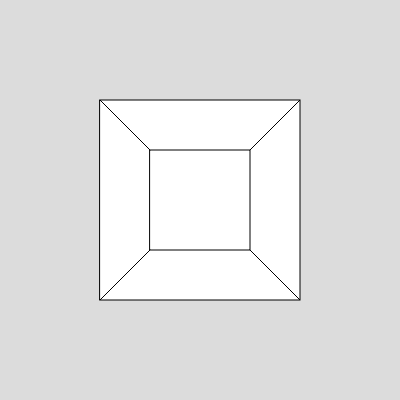
Frame 1 (no input)
Frame 60 (no input): identical to frame 1, image omitted
Frame 120 (the mouse pressed at the canvas centre since frame 60): identical to frame 1, image omitted

The p5.js sketch that drew this single still picture (run headless with seeded random() and noise() and a simulated clock; from frame 60 on, the mouse is pressed at the canvas centre):

// p5.js sketch
// ── sketch.js
function setup() {
  createCanvas(400, 400);
}

function draw() {
  background(220);
  rect(100, 100, 200, 200);
  rect(150, 150, 100, 100);
  line(100, 100, 150, 150);
  line(300, 100, 250, 150);
  line(100, 300, 150, 250);
  line(300, 300, 250, 250);
}
